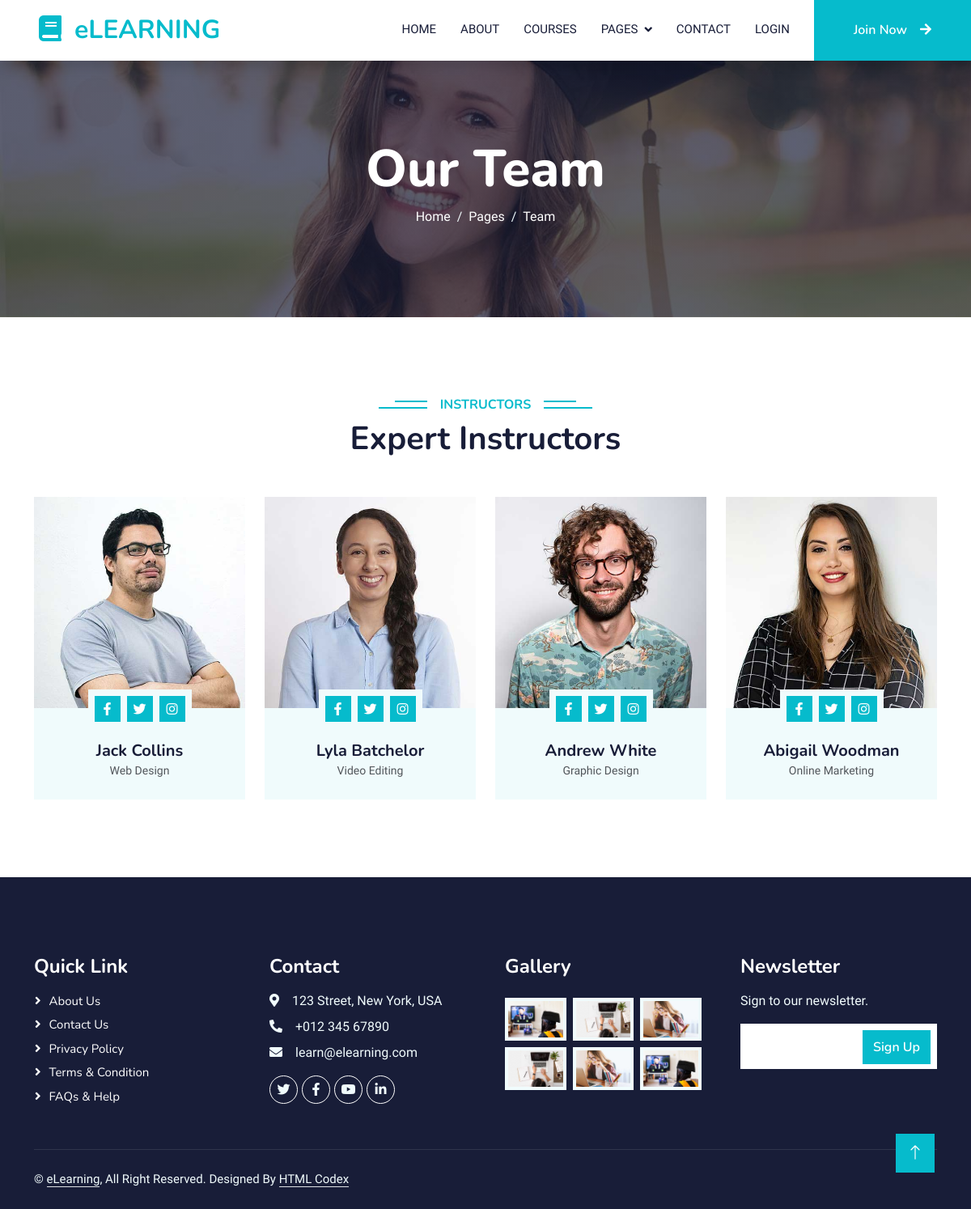
Screenshot of /team.html with the database file from the repository.
### app/models.py (models this page shows, shortened)
    class Teacher(db.Model):
        id = db.Column(db.Integer, primary_key=True)
        name = db.Column(db.String(100), nullable=False)
        field = db.Column(db.String(100), nullable=False)
        photo_url = db.Column(db.String(250))

### app/views.py (the view)
@app.route("/team.html")
def team():
    teachers = Teacher.query.all()
    return render_template("team.html", teachers=teachers)

### app/__init__.py (called while the page is built)
@app.before_request
def before_request():
    if "/admin" in request.url:
        if current_user.is_authenticated and current_user.is_admin:
            return None
        else:
            return redirect(url_for("auth.login"))

### app/templates/team.html (shortened to what this page needs)
{% extends "base.html" %}
{%block content%}
<div class="container-fluid bg-primary py-5 mb-5 page-header">
    <div class="container py-5">
        <div class="row justify-content-center">
            <div class="col-lg-10 text-center">
                <h1 class="display-3 text-white animated slideInDown">Our Team</h1>
                <nav aria-label="breadcrumb">
                    <ol class="breadcrumb justify-content-center">
                        <li class="breadcrumb-item"><a class="text-white" href="{{ url_for('index') }}">Home</a></li>
                        <li class="breadcrumb-item text-white active" aria-current="page">Pages</li>
                        <li class="breadcrumb-item text-white active" aria-current="page">Team</li>
                    </ol>
                </nav>
            </div>
        </div>
    </div>
</div>
<div class="container-xxl py-5">
    <div class="container">
        <div class="text-center wow fadeInUp" data-wow-delay="0.1s">
            <h6 class="section-title bg-white text-center text-primary px-3">Instructors</h6>
            <h1 class="mb-5">Expert Instructors</h1>
        </div>
        <div class="row g-4">
            {% for teacher in teachers %}
            <div class="col-lg-3 col-md-6 wow fadeInUp" data-wow-delay="0.1s">
                <div class="team-item bg-light">
                    <div class="overflow-hidden">
                        <img class="img-fluid" src="{{url_for('static', filename=teacher.photo_url)}}" alt="">
                    </div>
                    <div class="position-relative d-flex justify-content-center" style="margin-top: -23px;">
                        <div class="bg-light d-flex justify-content-center pt-2 px-1">
                            <a class="btn btn-sm-square btn-primary mx-1" href="https:facebook.com"><i class="fab fa-facebook-f"></i></a>
                            <a class="btn btn-sm-square btn-primary mx-1" href="https:twitter.com"><i class="fab fa-twitter"></i></a>
                            <a class="btn btn-sm-square btn-primary mx-1" href="https:instagram.com"><i class="fab fa-instagram"></i></a>
                        </div>
                    </div>
                    <div class="text-center p-4">
                        <h5 class="mb-0">{{teacher.name}}</h5>
                        <small>{{teacher.field}}</small>
                    </div>
                </div>
            </div>
            {% endfor %}
        </div>
    </div>
</div>
<a href="#" class="btn btn-lg btn-primary btn-lg-square back-to-top"><i class="bi bi-arrow-up"></i></a>
{%endblock%}

### app/static/css/style.css (style rules this page uses)
:root { --primary: #06BBCC; --light: #F0FBFC; --dark: #181d38; }
.back-to-top { position: fixed; display: none; right: 45px; bottom: 45px; z-index: 99; }
.btn { font-family: 'Nunito', sans-serif; font-weight: 600; transition: .5s; }
.btn.btn-primary, .btn.btn-secondary { color: #FFFFFF; }
.btn-sm-square { width: 32px; height: 32px; }
.btn-lg-square { width: 48px; height: 48px; }
.btn-square, .btn-sm-square, .btn-lg-square { padding: 0; display: flex; align-items: center; justify-content: center; font-weight: normal; border-radius: 0px; }
.page-header { background: linear-gradient(rgba(24, 29, 56, .7), rgba(24, 29, 56, .7)), url(../img/carousel-1.jpg); background-position: center center; background-repeat: no-repeat; background-size: cover; }
.breadcrumb-item + .breadcrumb-item::before { color: var(--light); }
.section-title { position: relative; display: inline-block; text-transform: uppercase; }
.section-title::before { position: absolute; content: ""; width: calc(100% + 80px); height: 2px; top: 4px; left: -40px; background: var(--primary); z-index: -1; }
.section-title::after { position: absolute; content: ""; width: calc(100% + 120px); height: 2px; bottom: 5px; left: -60px; background: var(--primary); z-index: -1; }
.team-item img { transition: .5s; }

### rows the page displays
Teacher: photo_url (picture), name "Jack Collins", field "Web Design"
Teacher: photo_url (picture), name "Lyla Batchelor", field "Video Editing"
Teacher: photo_url (picture), name "Andrew White", field "Graphic Design"
Teacher: photo_url (picture), name "Abigail Woodman", field "Online Marketing"
